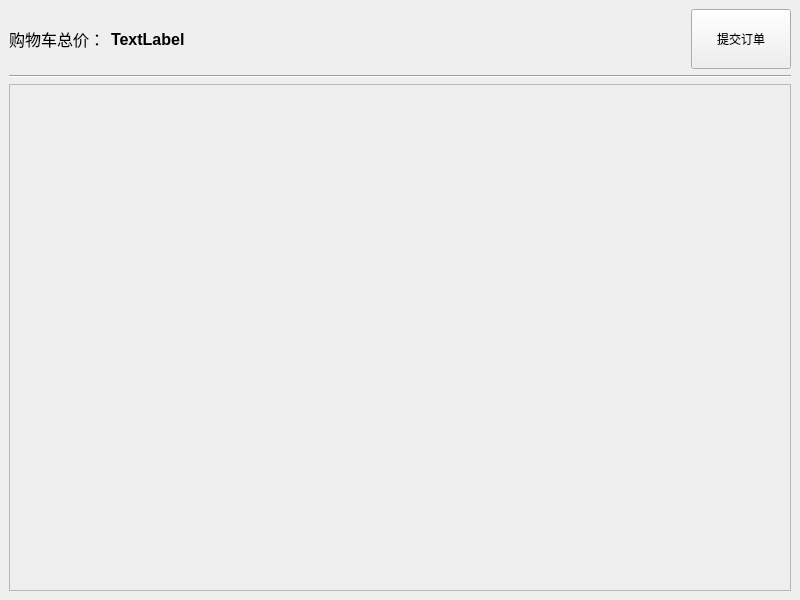
<?xml version="1.0" encoding="UTF-8"?>
<ui version="4.0">
 <class>MyCartWindow</class>
 <widget class="QMainWindow" name="MyCartWindow">
  <property name="geometry">
   <rect>
    <x>0</x>
    <y>0</y>
    <width>800</width>
    <height>600</height>
   </rect>
  </property>
  <property name="windowTitle">
   <string>我的购物车</string>
  </property>
  <widget class="QWidget" name="centralwidget">
   <layout class="QVBoxLayout" name="verticalLayout">
    <item>
     <layout class="QHBoxLayout" name="horizontalLayout">
      <item>
       <widget class="QLabel" name="label">
        <property name="font">
         <font>
          <pointsize>12</pointsize>
         </font>
        </property>
        <property name="text">
         <string>购物车总价：</string>
        </property>
       </widget>
      </item>
      <item>
       <widget class="QLabel" name="labelTotalPrice">
        <property name="font">
         <font>
          <pointsize>12</pointsize>
          <bold>true</bold>
         </font>
        </property>
        <property name="text">
         <string>TextLabel</string>
        </property>
       </widget>
      </item>
      <item>
       <spacer name="horizontalSpacer">
        <property name="orientation">
         <enum>Qt::Horizontal</enum>
        </property>
        <property name="sizeHint" stdset="0">
         <size>
          <width>40</width>
          <height>20</height>
         </size>
        </property>
       </spacer>
      </item>
      <item alignment="Qt::AlignRight">
       <widget class="QPushButton" name="buttonSubmitOrder">
        <property name="sizePolicy">
         <sizepolicy hsizetype="Fixed" vsizetype="Fixed">
          <horstretch>0</horstretch>
          <verstretch>0</verstretch>
         </sizepolicy>
        </property>
        <property name="minimumSize">
         <size>
          <width>100</width>
          <height>60</height>
         </size>
        </property>
        <property name="text">
         <string>提交订单</string>
        </property>
       </widget>
      </item>
     </layout>
    </item>
    <item>
     <widget class="Line" name="line">
      <property name="orientation">
       <enum>Qt::Horizontal</enum>
      </property>
     </widget>
    </item>
    <item>
     <widget class="QScrollArea" name="scrollArea">
      <property name="widgetResizable">
       <bool>true</bool>
      </property>
      <widget class="QWidget" name="scrollAreaWidgetContents">
       <property name="geometry">
        <rect>
         <x>0</x>
         <y>0</y>
         <width>780</width>
         <height>503</height>
        </rect>
       </property>
      </widget>
     </widget>
    </item>
   </layout>
  </widget>
 </widget>
 <resources/>
 <connections/>
</ui>
